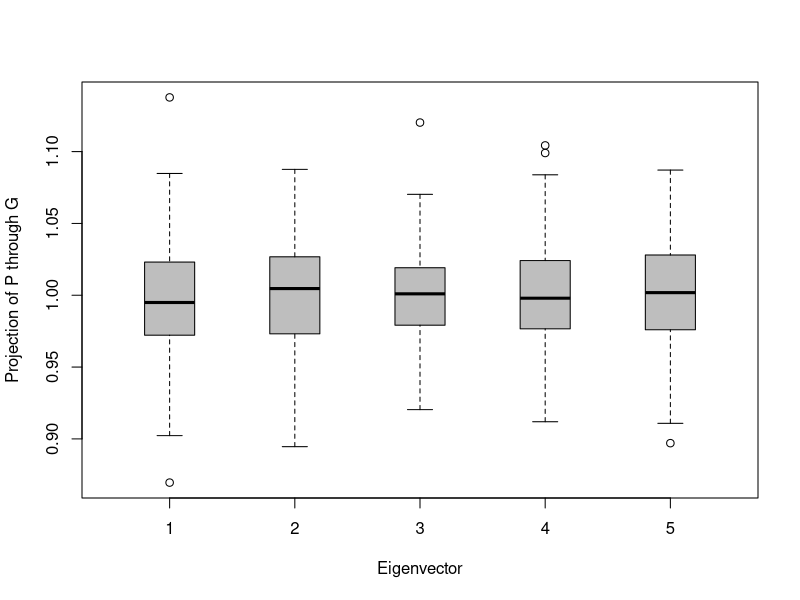
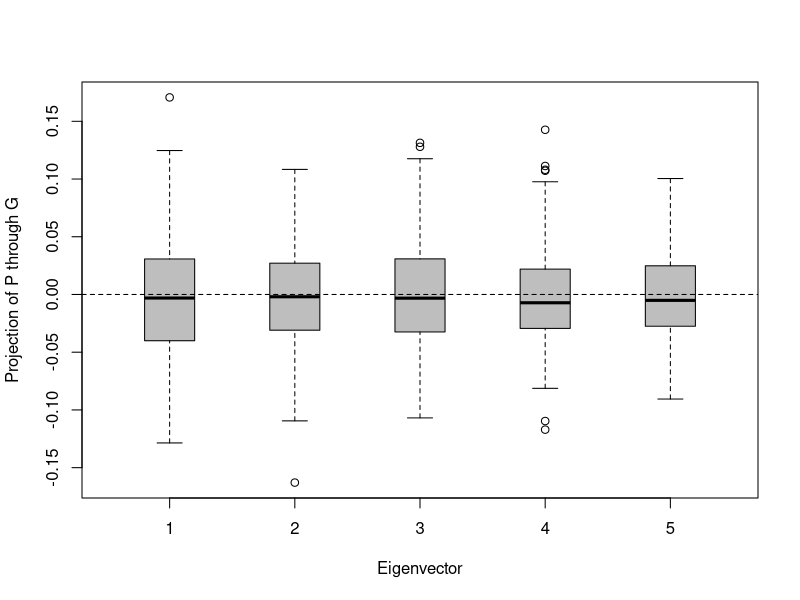
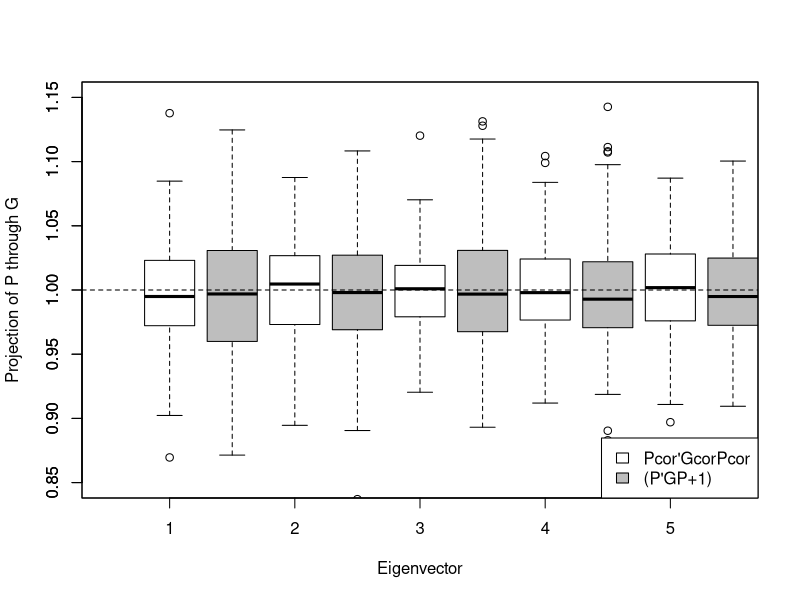
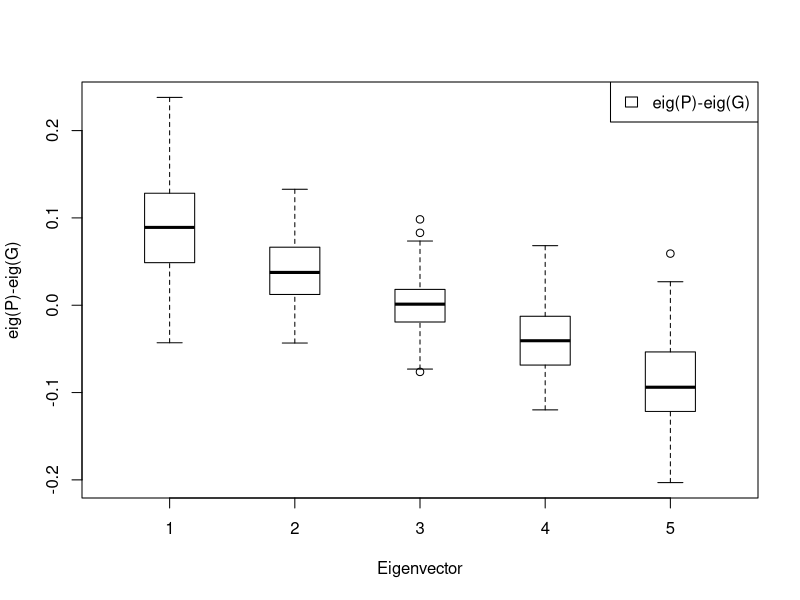
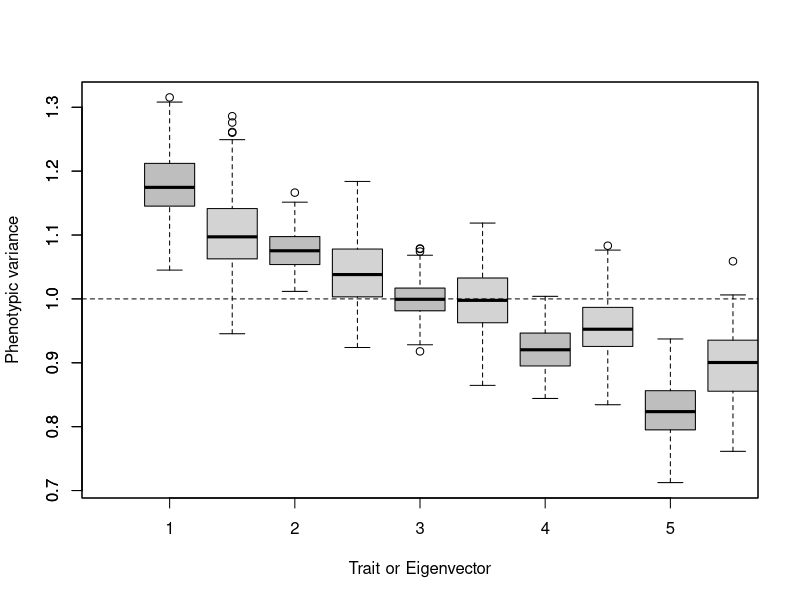
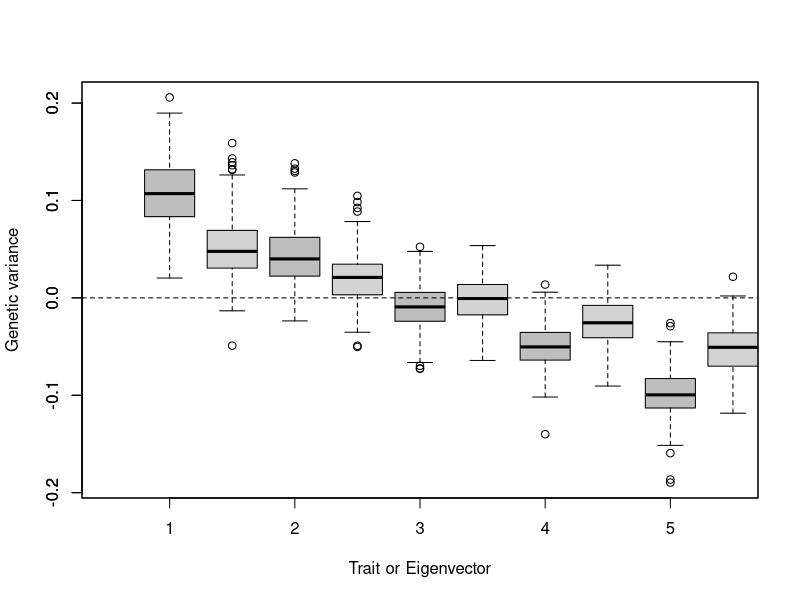
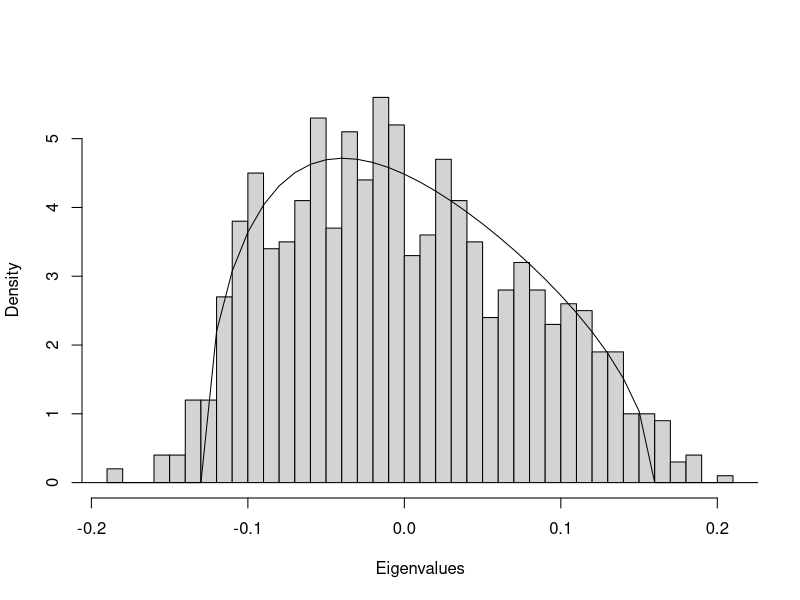
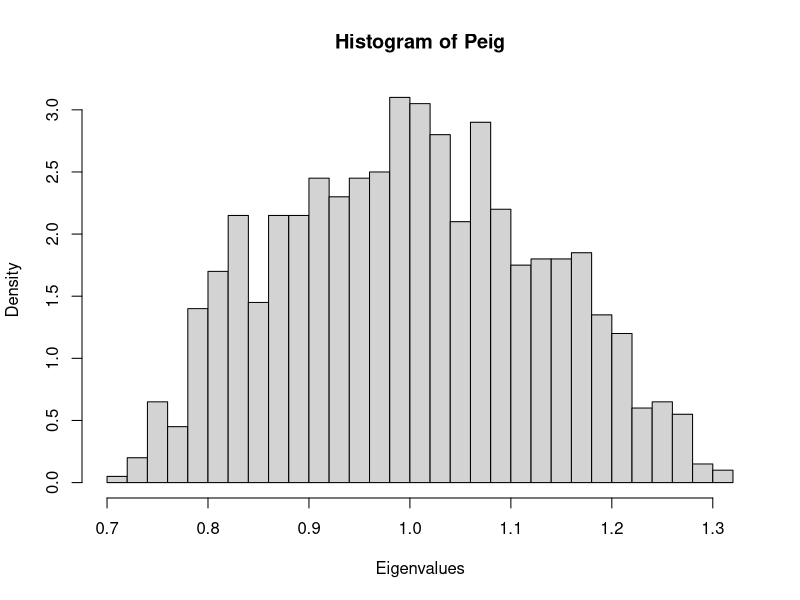

Reproduce these figures in R, in order.

library("MASS")
library("Matrix")
###Start of Iain's code#####

genspec <- function(c1,c2,x,range,step) {
  # compute limiting density of eigenvalues of H - xE for n_1 H ~
  # W_p(n_1,I) independent of n_2 E ~ W_p(n_2,I) with c1 = lim p/n,
  # c2 = lim p/n2.  range = c(lo,hi) is range of z-values on real
  # axis with stepwidth step
  
  b1 <- 1+c2*x - (x+c1)
  b2 <- -x*(c1 + c2 - c1*c2)
  
  argv <- seq( range[1], range[2], by = step)
  npts <- length(argv)
  dens <- rep(0,npts)
  
  for (i in  1:npts) {
    z <- argv[i]
    a0 <- -1
    a1 <- -z + b1
    a2 <- -c1*z + c2*x*z + b2
    a3 <- c1*c2*z*x
    av <- c(a0,a1,a2,a3)
    dens[i] <- max(Im(polyroot(av)))/pi
  }
  list( argv=argv, dens=dens)
}


manov <- function(W,B,n,r){
  # compute reml estimates Bhat and What of effect and error
  # covariance matrices and eigenvalues lamB of Bhat. Balanced case,
  # n = no. groups, r = no. reps per group
  # method avoids evals of W^{-1}B
  
  return(list(eige1=(eigen(B-W)$values/r),G=(B-W)/r))
}

ssp <- function(Y,n,r){
  # compute within-group and between-group mean square matrices for
  # balanced case, n = no. groups, r = no. reps per group
  
  gp <- rep(1:n, each=r)
  p <- dim(Y)[2]
  
  Ymeans <- matrix(0, nrow = n, ncol = p)
  E      <- matrix(0, nrow = p, ncol = p)
  
  for (i in 1:n){
    Yt <- Y[gp==i,]
    Ymeans[i,] <- colMeans(Yt)
    E <- E + (r-1)*cov(Yt)
  }
  nE <- n*(r-1)
  return( list(W=E/nE, B = r*cov(Ymeans)))
}

reml <- function(W,B,n,r){
  # compute reml estimates Bhat and What of effect and error
  # covariance matrices and eigenvalues lamB of Bhat. Balanced case,
  # n = no. groups, r = no. reps per group
  # method avoids evals of W^{-1}B
  
  L <- solve(chol(W))
  
  gen <- eigen( t(L) %*% B %*% L, symmetric= TRUE)
  lamhat <- gen$values
  P <- solve(t(L)) %*% gen$vectors
  
  tlam <- ifelse( lamhat > 1, lamhat-1, 0)
  Bhat <- P %*% diag(tlam) %*% t(P) /r
  lamB <- eigen( Bhat, only.values=TRUE)$values
  
  nE <- n*(r-1)
  nH <- n-1
  What <- ( nH*(B - r*Bhat) + nE*W )/(nH + nE)
  list( Bhat=Bhat, What=What, lamB=lamB)
}


## end of Iain's code

##New generate data funtion which can handle case with no random effect for line
## modified from code supplied by Iain (personal communication)
gendat <- function(p,n,r, SigmaA, SigmaE){
  # generate balanced one-way MANOVA with random effects covariance
  # SigmaA and error covariance SigmaE
  # p-dimensional observations on n groups with r replicates per group
  
  gp <- rep(1:n, each=r)
  zero <- rep(0, p)
  if (all(diag(SigmaA)==zero)) {
    error <- mvrnorm(n*r, zero, SigmaE)
    return(gendat=error)
  } 
  else {
    randef <- mvrnorm(n, zero, SigmaA)
    vcpt <- randef[gp,]       # repeat each random effect r times
    error <- mvrnorm(n*r, zero, SigmaE)
    return( gendat = vcpt + error)
  }
  
}
###### Function which can take p=no. traits, n=no. lines, r = no. reps in each line, SigmaA=line randomeffect covariance matrix, SigmaE=error covariance matrix,k=no. simulated datasets
###### simulated data is made a multivariate normal with covariance matrix equal to either SigmaA or SigmaE to get differ
###### Directory is the location wher you wish the graphs to be saved. It needs ti be done as a string. Eg if you wish to save to C:/testfolder you must input "C:/testfolder"
## Start of work by Alex
GPmatcomp<-function(p,n,r,SigmaA,SigmaE,k,directory,cor) {
  
  LisG<-vector("list",k)
  LisP<-vector("list",k)
  LisGR<-vector("list",k)
  varmat<-matrix(0,nrow=k,ncol=p)
  Peig<-matrix(0,nrow=k,ncol=p)
  Gvarmat<-matrix(0,nrow=k,ncol=p)
  newmx<-matrix(0,nrow=k,ncol=p)
  remssl<-matrix(0,nrow=k,ncol=p)
  NePD<-matrix(0,nrow=k,ncol=p)
  for (i in 1:k){
    Y <- gendat(p,n,r,SigmaA,SigmaE)
    Yssp <- ssp(Y,n,r)
    remssl[i,]<-reml(Yssp$W,Yssp$B,n,r)$lamB
    LisP[[i]]<-var(Y)
    if (cor==TRUE) {
      LisP[[i]]<-cov2cor(LisP[[i]])
    }
    LisG[[i]]<-manov(Yssp$W, Yssp$B, n,r)$G
    NePD[i,]<-eigen(nearPD(LisG[[i]],corr=TRUE)$mat)$values
    LisGR[[i]]<-nearPD(LisG[[i]],corr=TRUE)$mat
    newmx[i,] <- manov(Yssp$W, Yssp$B, n,r)$eige1
    Gvarmat[i,]<-sort(diag(manov(Yssp$W, Yssp$B, n,r)$G),decreasing=TRUE)
    varmat[i,]<-sort(diag(var(Y)),decreasing=TRUE)
    Peig[i,]<-eigen(LisP[[i]])$values
  }
  
  
  ProjPG<-matrix(0,nrow=k,ncol=p)
  for (i in 1:k) {
    for (j in 1:p){
      ProjPG[i,j]<-t((eigen(LisP[[i]],symmetric=TRUE)$vectors[,j]))%*%LisG[[i]]%*%(eigen(LisP[[i]],symmetric=TRUE)$vectors[,j])
    }
  }
  
  ProjGP<-matrix(0,nrow=k,ncol=p)
  for (i in 1:k) {
    for (j in 1:p){
      ProjGP[i,j]<-t((eigen(LisG[[i]],symmetric=TRUE)$vectors[,j]))%*%LisP[[i]]%*%(eigen(LisG[[i]],symmetric=TRUE)$vectors[,j])
    }
  }
    
  CorProjGP<-matrix(0,nrow=k,ncol=p)
  for (i in 1:k) {
    for (j in 1:p){
      CorProjGP[i,j]<-as.vector(t((eigen(LisGR[[i]],symmetric=TRUE)$vectors[,j]))%*%LisP[[i]]%*%(eigen(LisGR[[i]],symmetric=TRUE)$vectors[,j]))
    }
  }
  
  CorProjPG<-matrix(0,nrow=k,ncol=p)
  for (i in 1:k) {
    for (j in 1:p){
      CorProjPG[i,j]<-as.vector(t((eigen(LisP[[i]],symmetric=TRUE)$vectors[,j]))%*%LisGR[[i]]%*%(eigen(LisP[[i]],symmetric=TRUE)$vectors[,j]))
    }
  }
  mypath <- file.path(paste(directory),paste("CorPGP","_boxplot" ,paste("_p",p,"n",n,"r",r,"k",k,sep=""), ".pdf", sep = ""))
  pdf(file=mypath)
  boxplot(CorProjPG,col="grey",boxwex=0.4,xlab="Eigenvector",ylab="Projection of P through G")
  abline(0,0,lty=2)
  dev.off()
  
  mypath <- file.path(paste(directory),paste("PGP","_boxplot" ,paste("_p",p,"n",n,"r",r,"k",k,sep=""), ".pdf", sep = ""))
  pdf(file=mypath)
  boxplot(ProjPG,col="grey",boxwex=0.4,xlab="Eigenvector",ylab="Projection of P through G")
  abline(0,0,lty=2)
  dev.off()
  
  z<-ProjPG+1
  
  mypath <- file.path(paste(directory),paste("PGP_cor&shiftedvar","_boxplot" ,paste("_p",p,"n",n,"r",r,"k",k,sep=""), ".pdf", sep = ""))
  pdf(file=mypath)
  boxplot(CorProjPG,col="white",boxwex=0.4,xlab="Eigenvector",ylab="Projection of P through G", ylim=c(0.85,1.15))
  boxplot(z,add=TRUE, col="grey",at=1.5:(p+0.5), boxwex=0.4,xaxt='n')
  legend(x="bottomright", c("Pcor'GcorPcor","(P'GP+1)"), fill=c("white","grey"))
  abline(1,0,lty=2)
  dev.off()
  
  q<-Peig-NePD
  mypath <- file.path(paste(directory),paste("DifeigPG","_boxplot" ,paste("_p",p,"n",n,"r",r,"k",k,sep=""), ".pdf", sep = ""))
  pdf(file=mypath)
  boxplot(q,col="white",boxwex=0.4,xlab="Eigenvector",ylab="eig(P)-eig(G)")
  legend(x="topright", c("eig(P)-eig(G)"), fill=c("white"))
  abline(1,0,lty=2)
  dev.off()
    
  
  ###boxplot for eigenvaluees and variance of P matrix
  mypath <- file.path(paste(directory),paste("Peig&Var","_boxplot" ,paste("_p",p,"n",n,"r",r,"k",k,sep=""), ".pdf", sep = ""))
  pdf(file=mypath)
  boxplot(Peig,col="grey",boxwex=0.4,xaxis=NULL,xlab="Trait or Eigenvector",ylab="Phenotypic variance")
  boxplot(varmat,add=TRUE, at=1.5:(p+0.5), boxwex=0.4,xaxt='n')
  abline(mean(diag(SigmaE)+diag(SigmaA)),0,lty=2)
  dev.off()
  
  ###boxplot for eigenvaluees and variance of G matrix
  mypath <- file.path(paste(directory),paste("Geig&Var","_boxplot" ,paste("_p",p,"n",n,"r",r,"k",k,sep=""), ".pdf", sep = ""))
  pdf(file=mypath)
  boxplot(newmx,col="grey",boxwex=0.4,xaxis=NULL,xlab="Trait or Eigenvector",ylab="Genetic variance")
  boxplot(Gvarmat,add=TRUE, at=1.5:(p+0.5), boxwex=0.4,xaxt='n')
  abline(mean(diag(SigmaA)),0,lty=2)
  dev.off()
  # Peig and varmat not calculated using REML, newmx is REML estimate of eigenvalues
  
  #new REML estimates of G var matrix
  
  # Generates eigenvalues for 200 simulated G matrices.
  #need to extract unconstrained REML estimates of variances for each trait.
  
  # Need to generate density histograms to see if marchenko-Pastur distribution fits
  
  #Values used from aug13 to generate limiting spectral distribution of eigenvalues for G
  #No. lines
  # no replicates per line
  # no. traits measured
  nH <- n-1
  nE <- n*(r-1)
  c1 <- p/nH
  c2 <- p/nE
  x <- 1
  range <- c(-2,2)
  step <- .05
  
  spec <- genspec(c1,c2,x,range,step)
  
  mypath <- file.path(paste(directory),paste("Geig","_Hist" , paste("_p",p,"n",n,"r",r,"k",k,sep=""), ".pdf", sep = ""))
  pdf(file=mypath)
  hist(newmx,breaks=30, freq=FALSE,xlab="Eigenvalues",main='') # HISTOGRAM of G matrix values
  lines(spec$argv/5,5*spec$dens)
  dev.off()
  
  mypath <- file.path(paste(directory),paste("Peig","_Hist" ,paste("_p",p,"n",n,"r",r,"k",k,sep=""), ".pdf", sep = ""))
  pdf(file=mypath)
  hist(Peig,breaks=30, freq=FALSE,xlab="Eigenvalues") #histogram of Pmatrix values
  dev.off()
  
  
  mypath <- file.path(paste(directory),paste("REMLvsUncon","_boxplot" ,paste("_p",p,"n",n,"r",r,"k",k,sep=""), ".pdf", sep = ""))
  pdf(file=mypath)
  boxplot(newmx,col="grey",boxwex=0.4,xaxis=NULL,xlab="Trait or Eigenvector",ylab="Genetic Variance")
  boxplot(remssl,add=TRUE, at=1.5:(p+0.5), boxwex=0.4,xaxt='n')
  abline(mean(diag(SigmaE)+diag(SigmaA)),0,lty=2)
  dev.off()

  mypath <- file.path(paste(directory),paste("NePDvsUncon","_boxplot" ,paste("_p",p,"n",n,"r",r,"k",k,sep=""), ".pdf", sep = ""))
  pdf(file=mypath)
  boxplot(newmx,col="grey",boxwex=0.4,xaxis=NULL,xlab="Trait or Eigenvector",ylab="Genetic Variance")
  boxplot(NePD,add=TRUE, at=1.5:(p+0.5), boxwex=0.4,xaxt='n')
  abline(mean(diag(SigmaE)+diag(SigmaA)),0,lty=2)
  dev.off()
  
  return(list(LisP=LisP,LisG=LisG,remssl=remssl,LisGR=LisGR,NePD=NePD,Peig=Peig,ProjGP=ProjGP,CorProjGP=CorProjGP,newmx=newmx))
}

q<-GPmatcomp(5,50,5,0*diag(5),diag(5),200,"C:/ABakeSumProj",cor=TRUE)
angle<-matrix(0,nrow=length(q$LisP),ncol=length(q$LisP[[1]][,1]))
for (i in 1:length(q$LisP)) {
  for (j in 1:length(q$LisP[[1]][,1])) {
    angle[i,j]<-acos(eigen(q$LisP[[i]])$vectors[,j]%*%eigen(q$LisG[[i]])$vectors[,j])*180/pi
  }
}

z<-colMeans(angle)

q<-GPmatcomp(5,50,5,0*diag(5),diag(5),200,"C:/ABakeSumProj",cor=FALSE)
PPP<-matrix(0,nrow=length(q$LisP),ncol=length(q$LisP[[1]][,1]))
for (i in 1:length(q$LisP)) {
  for (j in 1:length(q$LisP[[1]][,1])) {
    PPP[i,j]<-(eigen(q$LisP[[i]])$vectors[,j]%*%q$LisP[[i]]%*%eigen(q$LisP[[i]])$vectors[,j])
  }
}

q<-GPmatcomp(5,50,5,0*diag(5),diag(5),200,"C:/ABakeSumProj",cor=TRUE)
angle<-matrix(0,nrow=length(q$LisP),ncol=length(q$LisP[[1]][,1]))
for (i in 1:length(q$LisP)) {
  for (j in 1:length(q$LisP[[1]][,1])) {
    angle[i,j]<-acos(eigen(q$LisP[[i]])$vectors[,1]%*%eigen(q$LisG[[i]])$vectors[,j])*180/pi
  }
}



